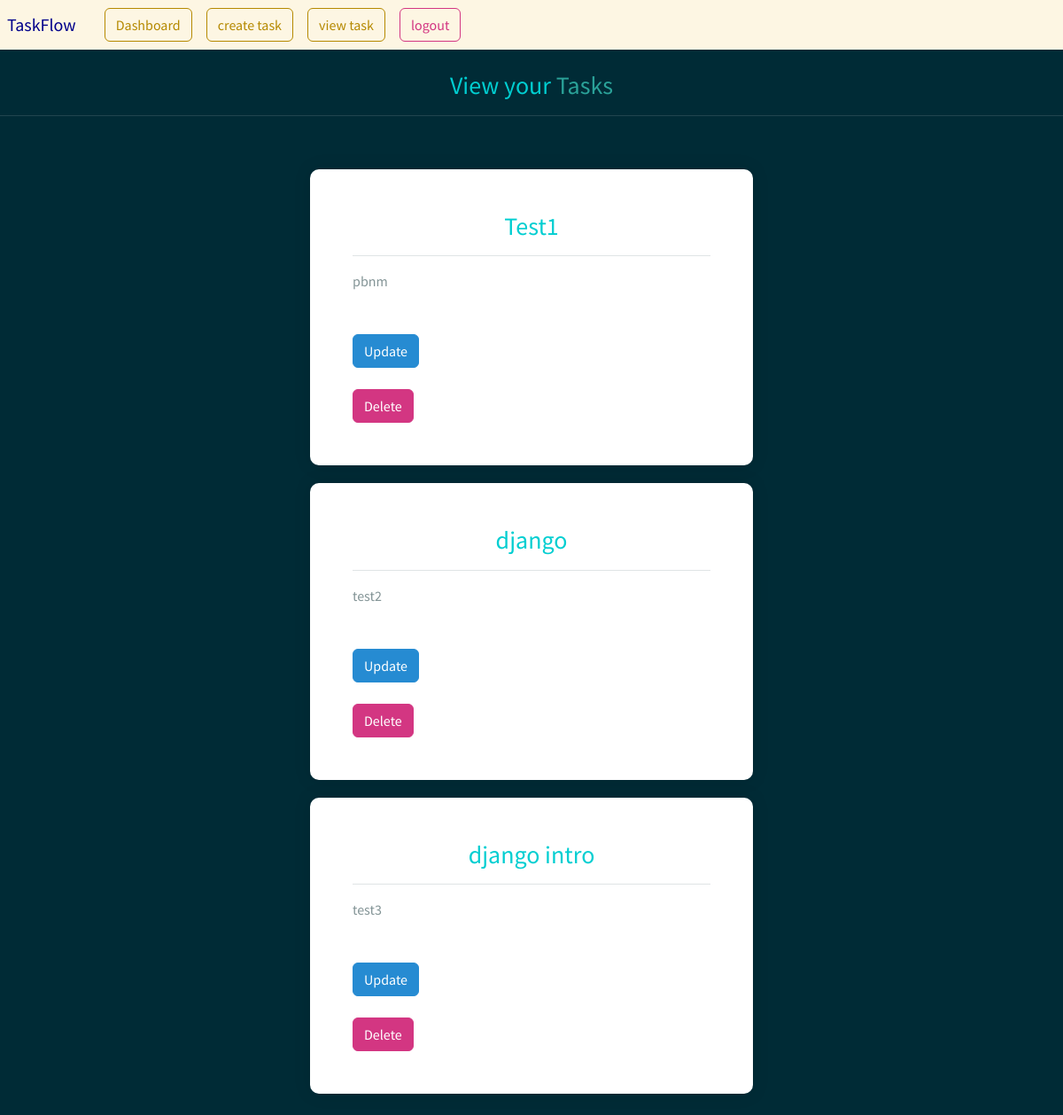
The app's page /view_task (signed in) with its own data.
### nomo/models.py (models this page shows)
class Task(models.Model):
    title = models.CharField(max_length=100, null=True)
    content = models.CharField(max_length=1000, null=True, blank=True)
    date_posted = models.DateTimeField(auto_now_add=True, null=True)
    user = models.ForeignKey(User, max_length=10, on_delete=models.CASCADE, null=True)

### nomo/views.py (the view)
# urls.py: path('view_task', views.viewTask, name='view_task'),
@login_required(login_url='my-login')
def viewTask(request):
    current_user = request.user.id
    task = Task.objects.all().filter(user=current_user)
    context = {'task': task}
    return render(request, 'profile/view-task.html', context=context)

### templates/profile/view-task.html (shortened to what this page needs)
{% load crispy_forms_tags %}
{% load static %}
{% load crispy_forms_filters %}
<!DOCTYPE html>
<html lang="en">
<head>
     <link rel="stylesheet" type="text/css" href="https://bootswatch.com/5/solar/bootstrap.min.css">
    <link rel="stylesheet" type="text/css" href="{% static 'css/styles.css' %}">
</head>
<body>
{% include 'profile/base.html' %}
<br>
<h3 style="text-align: center">View your <span class=" text-success">Tasks</span></h3>
    <hr>
    <br>
    {% for tsk in task %}
        <div class="container bg-white shadow-md p-5 form-layout" style="margin-top: 20px;">
           <h3 style="text-align: center">{{ tsk.title }}</h3>
            <hr>
            {{ tsk.content }}
            <br><br> <br>
            <a class="btn btn-info" type="button" href="{% url 'update_task' tsk.id %}">Update</a>
            <br><br>
            <a class="btn btn-danger" type="button" href="{% url 'delete_task' tsk.id %}">Delete</a>
        </div>
    {% endfor %}
<br>
</body>
</html>

### static/css/styles.css (style rules this page uses)
.form-layout { border-radius: 10px; width: 500px; box-shadow: 0 0 20px rgba(0, 0, 0, 0.1); padding: 20px; margin-top: 20px; }
h3 { color: darkturquoise; }

### records on screen
Task: title "Test1", content "pbnm"
Task: title "django", content "test2"
Task: title "django intro", content "test3"
